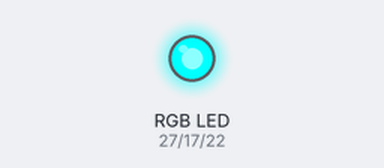
The program below on a simulated Raspberry Pi (BCM pin numbers). On the bench: an RGB LED mixed from three pins (HIGH = lit).

Above: at 0.5 s.
At 1.5 s:
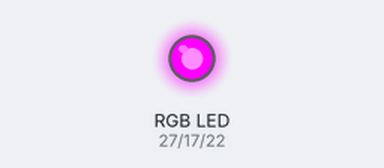
At 5.5 s:
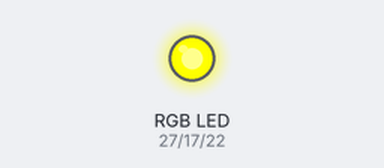
Timing chart, 0 to 6.9 s (numbered marks = the images above):
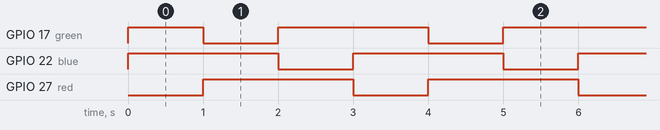

Measured:
- by itself, GPIO 17 (green), GPIO 22 (blue), GPIO 27 (red): alternates HIGH for 2.0 s and LOW for 1.0 s
- by itself, everything shown: repeats every 3.0 s, in 3 steps

The program:

rgb_blink3.py
```python
# LED RGB 깜빡이기
import RPi.GPIO as GPIO
import time

red = 27; green = 17; blue = 22 # Ground 역할(green, blue 가 반대로 연결된다.)


GPIO.setmode(GPIO.BCM)
GPIO.setup(red, GPIO.OUT)
GPIO.setup(green, GPIO.OUT)
GPIO.setup(blue, GPIO.OUT)

GPIO.output(red, True)
GPIO.output(green, True)
GPIO.output(blue, True) # 여기까지 초기화


try:
    while True:
        GPIO.output(red, False) # 현실에서는 Red가 on 됨
        GPIO.output(green, True)
        GPIO.output(blue, True)
        time.sleep(1)
        GPIO.output(red, True)
        GPIO.output(green, False) # 현실에서는 green이 on 됨
        GPIO.output(blue, True)
        time.sleep(1)
        GPIO.output(red, True)
        GPIO.output(green, True)
        GPIO.output(blue, GPIO.LOW)# 현실에서는 blue가 on 됨
        time.sleep(1)
except KeyboardInterrupt:
    GPIO.output(red, GPIO.HIGH)
    GPIO.output(green, GPIO.HIGH)
    GPIO.output(blue, GPIO.HIGH)
    GPIO.cleanup()
```
